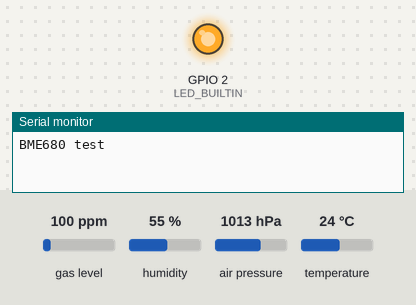
Simulated run of this sketch. Board: ESP8266 (NodeMCU). Parts: output pins drawn as LEDs (lit = HIGH, except the on-board LED, lit = LOW), the last lines printed to the serial monitor. The test bench sets the inputs (shaded band); at power-on: air pressure 1013 hPa, gas level 100 ppm, humidity 55 %, temperature 24 °C. WiFi joins after 1.5 s; servers stay silent unless stated.

Above: at 0.3 s.
At 2.7 s:
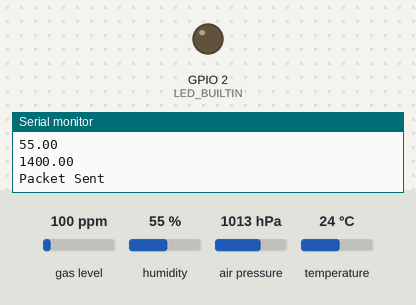
2.8 s: air pressure set to 952 hPa
Timing chart, 0 to 5.8 s (numbered marks = the images above; inputs shaded):
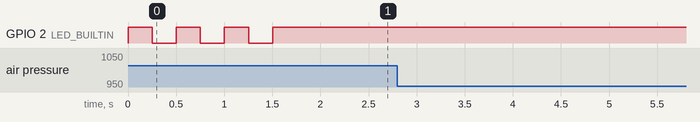

The sketch:

nodemcu_bme688.ino
```cpp
#include <Wire.h>
#include <SPI.h>
#include <Adafruit_Sensor.h>
#include "Adafruit_BME680.h"
#include <ESP8266WiFi.h>
#include <WiFiUdp.h>

#define BME_SCK 5
#define BME_CS 4
#define SEALEVELPRESSURE_HPA (1012)
#define UDP_PORT 5669

Adafruit_BME680 bme; // I2C

const char *ssid = "SSID"; //WiFi SSID
const char *password = "PASSWORD"; //WiFi Password

char packet[200];
char pressure[10];
char temperature[10];
char humidity[10];
char resistance[10];
int packetSize;

WiFiUDP udp;
IPAddress SendIP(192,168,0,255);

void setup() {
  pinMode(LED_BUILTIN, OUTPUT);
  Serial.begin(9600);
  while (!Serial);
  Serial.println(F("BME680 test"));

  if (!bme.begin()) {
    Serial.println("Could not find a valid BME680 sensor, check wiring!");
    while (1);
  }

  WiFi.begin(ssid, password);
  while (WiFi.status() != WL_CONNECTED)
    {
      digitalWrite(LED_BUILTIN, HIGH);
      delay(250);
      digitalWrite(LED_BUILTIN, LOW);
      delay(250);
      Serial.println("Connecting to WiFi");
    }
  if (WiFi.status() == WL_CONNECTED)
    {
      digitalWrite(LED_BUILTIN, HIGH);
    }
  Serial.println("WiFi Connected");
  Serial.println("IP Address: ");
  Serial.print(WiFi.localIP());
  Serial.println("");

  // Set up sensor
  bme.setTemperatureOversampling(BME680_OS_8X);
  bme.setHumidityOversampling(BME680_OS_2X);
  bme.setPressureOversampling(BME680_OS_4X);
  bme.setIIRFilterSize(BME680_FILTER_SIZE_3);
  bme.setGasHeater(320, 150); // 320*C for 150 ms

  packetSize = 0;
  udp.begin(UDP_PORT);
}

void loop() {

 if (! bme.performReading()) {
    Serial.println("Failed to perform reading :(");
    return;
 }

  dtostrf(bme.temperature, sizeof(bme.temperature), 2, temperature);
  dtostrf(bme.pressure / 100.0, sizeof(bme.pressure), 0, pressure);
  dtostrf(bme.humidity, sizeof(bme.humidity), 2, humidity);
  dtostrf(bme.gas_resistance / 100, sizeof(bme.gas_resistance), 2, resistance);
  strcpy(packet,temperature);
  strcat(packet, ",");
  strcat(packet,pressure);
  strcat(packet, ",");
  strcat(packet,humidity);
  strcat(packet, ",");
  strcat(packet,resistance);
  strcat(packet,"\n");
  udp.beginPacket(SendIP,UDP_PORT);
  udp.write(packet);
  udp.endPacket();
  Serial.println(temperature);
  Serial.println(pressure);
  Serial.println(humidity);
  Serial.println(resistance);
  Serial.println("Packet Sent");
  delay(5000);
}
```
